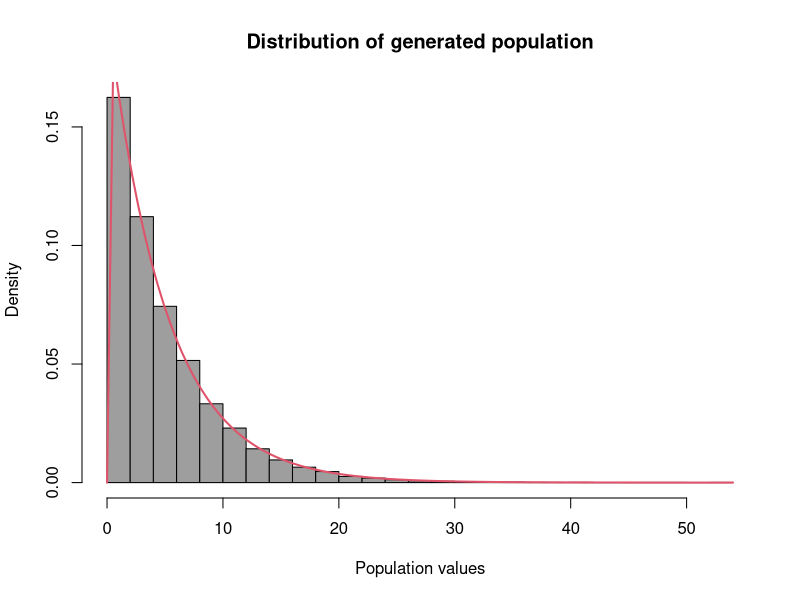
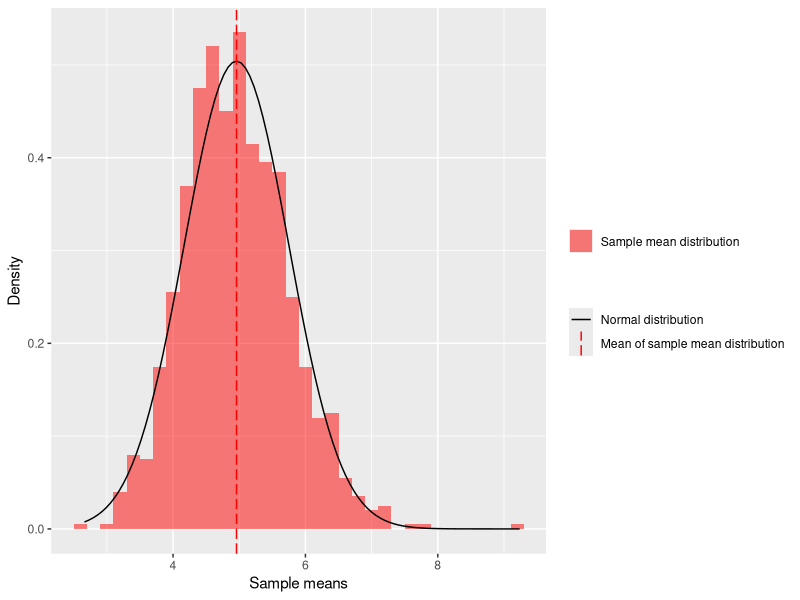

Here is the R script that generated these plots, in order:
## ---- chunk 1
lambda <- 0.2
## ---- chunk 2
set.seed(10000)
## ---- chunk 3
pop <- rexp(n = 10000, rate = lambda)
hist(pop, 
     main="Distribution of generated population", 
     freq=FALSE, 
     xlab='Population values',
     breaks=30,
     col=8)
curve(dexp(x,lambda), add=TRUE, col=2, lwd=2)
## ---- chunk 4
no_of_exp <- 40
no_of_iteration <- 1000
sample_matrix <- data.frame(
                            matrix(
                                sample(pop, 
                                       no_of_exp*no_of_iteration, 
                                       replace = TRUE),
                                nrow = no_of_iteration
                                )
                            )
sample_matrix <- cbind(sample_matrix, means=rowMeans(sample_matrix))
## ---- chunk 5
library(ggplot2)
ggplot() +
geom_histogram(data = sample_matrix, 
               aes(x = means, 
                   y = ..density..,
                   fill= "r"),
               binwidth = 0.2,
               alpha = 0.5) +
stat_function(data = sample_matrix,
              fun = dnorm, 
              args = list(mean = mean(sample_matrix$means), 
                          sd = sd(sample_matrix$means)),
              aes(colour = "b")
              ) +
geom_vline(aes(xintercept=mean(sample_matrix$means),
               colour = "r"),
           linetype="longdash") +
ylab("Density") +
xlab("Sample means") +
scale_colour_manual(name="", 
                    values=c("r" = "red", 
                             "b"="black"), 
                    labels=c("b"="Normal distribution", 
                             "r"="Mean of sample mean distribution")) +
scale_fill_manual(name="", 
                  values=c("r" = "red", 
                           "b"="blue"), 
                  labels=c("b"="blue values", 
                           "r"="Sample mean distribution"))
